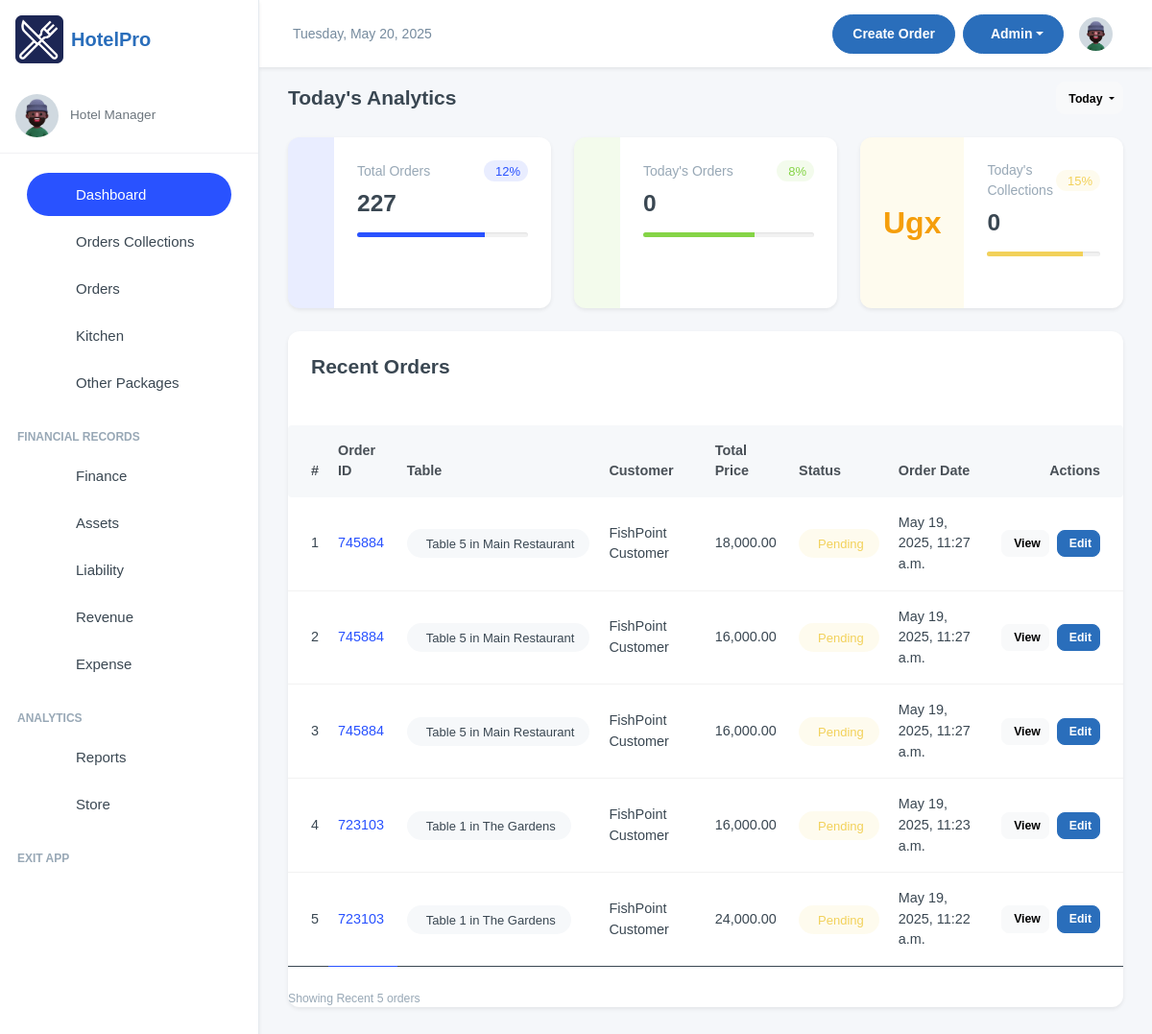
Page /manager/ (signed in) on the earlier database version.
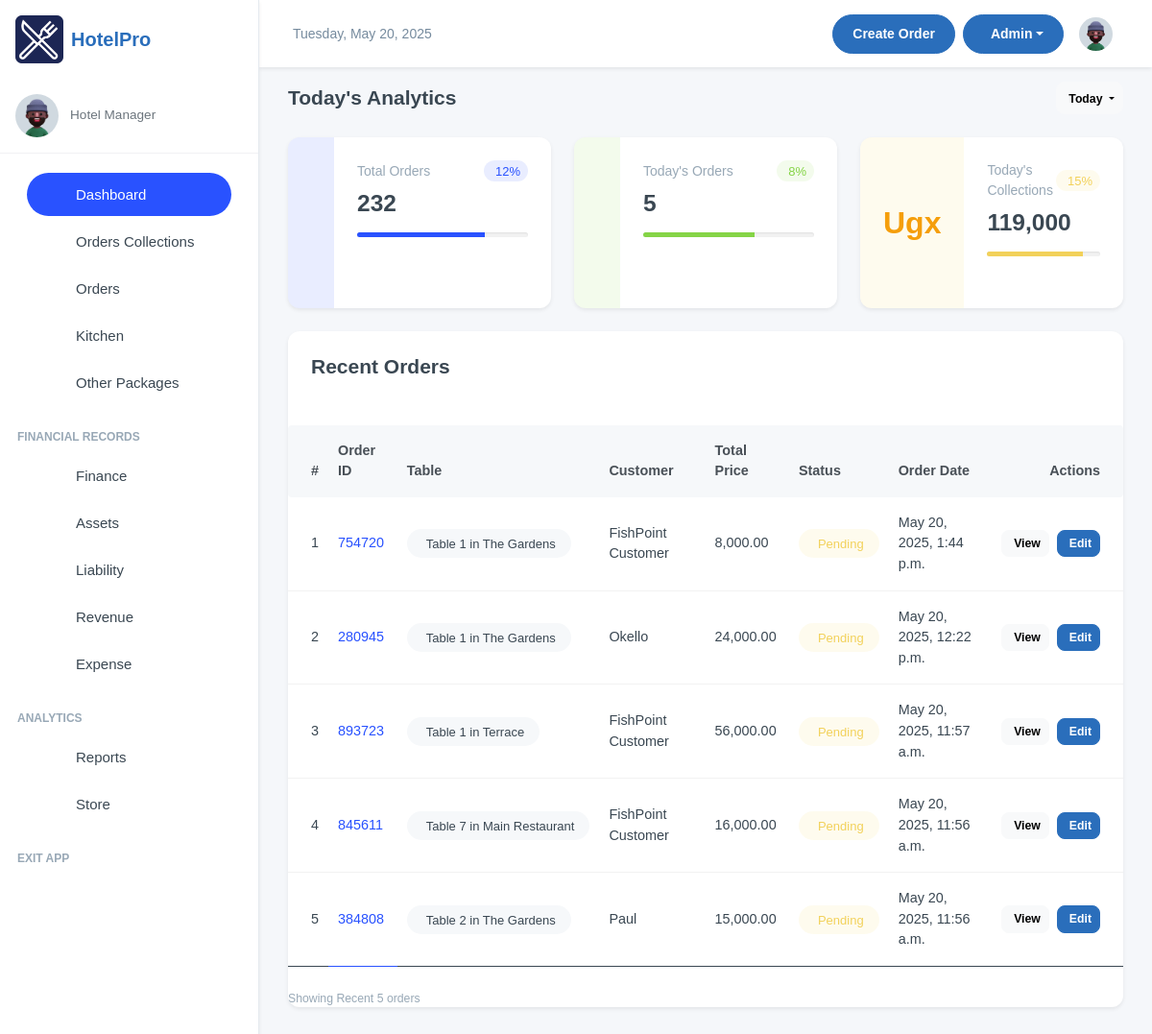
Same page on the later database version.
### inventory/models.py (models this page shows, shortened)
class OrderItem(models.Model):
    ORDER_TYPE_CHOICES = [
        ('Dine-In', 'Dine-In'),
        ('Take-Away', 'Take-Away'),
    ]
    SPECIAL_NOTES_CHOICES = [
        ('strongly spiced', 'strongly spiced'),
        ('midly spiced', 'midly spiced'),
       ( 'chips' , 'chips'),
       ('rice','rice'),
        ('posho', 'posho'),
       ( 'rice_posho','rice_posho' ),
        ('chips_rice', 'chips_rice'),
       ( 'rice_posho', 'rice_posho'),
        ('chips_posho', 'chips_posho')
    ]
    order = models.ForeignKey(OrderTransaction, on_delete=models.CASCADE, related_name='order_items')
    menu_item = models.ForeignKey(MenuItem, on_delete=models.CASCADE, null=True, blank=True)
    order_date = models.DateTimeField(auto_now_add=True)
    customer_name = models.CharField(max_length=255, blank=True, null=True, default="FishPoint Customer")
    dining_area = models.ForeignKey(DiningArea, on_delete=models.SET_NULL, null=True, blank=True)
    table = models.ForeignKey(Table, on_delete=models.SET_NULL, null=True, blank=True)
    total_price =  models.DecimalField(max_digits=10, decimal_places=2, default=Decimal('0.00'))
    quantity = models.IntegerField(blank=True, null=True)
    status = models.CharField(
        max_length=50, default='Pending',
        choices=[('Pending', 'Pending'), ('Preparing', 'Preparing'), ('Cooked', 'Completed'), ('Served', 'Served'), ('Cancelled', 'Cancelled')]
    )
    special_notes = models.CharField(
        default="nothing",
        max_length=50, blank=True, null=True,
        choices=SPECIAL_NOTES_CHOICES
        )
    order_type = models.CharField(
        max_length=10,
        choices=ORDER_TYPE_CHOICES,
        default='Dine-In'
    )
    updated = models.DateField(auto_now=True, blank=True, null=True)
    class Meta:
        verbose_name = 'Order Item'
        verbose_name_plural = 'Order Items'
        ordering = ['-order_date']

class OrderTransaction(models.Model):
    pay_mode = (
        ("NO PAYMENT", "NO PAYMENT"),
        ("CASH", "CASH"),
        ("MOMO PAY", "MOMO PAY"),
        ("AIRTEL PAY", "AIRTEL PAY"),
        ("BANK CARD", "BANK CARD"),
    )
    random_id = models.CharField(max_length=6, unique=True, editable=False, default=generate_random_id)
    customer_name = models.CharField(max_length=255, blank=True, null=True, default="FishPoint Customer")
    dining_area = models.ForeignKey(DiningArea, on_delete=models.SET_NULL, null=True, blank=True)
    table = models.ForeignKey(Table, on_delete=models.SET_NULL, null=True, blank=True )
    special_notes = models.TextField(default="Null")
    created = models.DateField(auto_now_add=True, blank=True, null=True)
    payment_mode = models.CharField(default="NO PAYMENT", max_length=50, choices=pay_mode)
    transaction_id = models.CharField(blank=True, null=True, max_length=100)
    created_by = models.ForeignKey(User, on_delete=models.SET_NULL, null=True, blank=True)
    updated = models.DateField(auto_now=True, blank=True, null=True)
    class Meta:
        ordering = ['-created']

class Table(models.Model):
    table_number = models.IntegerField()
    dining_area = models.ForeignKey(DiningArea, on_delete=models.CASCADE, related_name='tables')
    capacity = models.IntegerField()  # Number of seats at the table
    is_available = models.BooleanField(default=True)
    def __str__(self):
        return f"Table {self.table_number} in {self.dining_area.name}"

class DiningArea(models.Model):
    name = models.CharField(max_length=255)
    description = models.TextField(blank=True, null=True)

### inventory/views.py (the view)
# urls.py: path("", views.dashboard, name="dashboard"),
@login_required(login_url='/user/login/')
def dashboard(request):
    start_of_today = timezone.make_aware(
        datetime.combine(today, datetime.min.time()))
    end_of_today = timezone.make_aware(datetime.combine(
        today + timedelta(days=1), datetime.min.time()))
    orderTodayCount = OrderItem.objects.filter(
        order_date__range=(start_of_today, end_of_today)).count()
    orderCount = OrderItem.objects.count()
    today_total_amount = OrderItem.objects.filter(order_date__range=(
        start_of_today, end_of_today)).aggregate(total=Sum('total_price'))['total'] or 0
    orders = OrderItem.objects.select_related(
        'menu_item').order_by('-order_date')[:5]
    return render(request, "dashboard.html", {
        "orderTodayCount": orderTodayCount,
        "orderCount": orderCount,
        "orders": orders,
        "today_total_amount": today_total_amount,
    })

### inventory/templates/dashboard.html (shortened to what this page needs)
{% extends 'base.html' %}
{% load humanize %}
{% block content %}
{% include 'features/analyticCards.html' %}
{% include 'features/orders.html' %}
{% endblock content %}

### inventory/templates/features/orders.html (shortened to what this page needs)
{% load humanize %}
{% load humanize %}
<div class="card border-0 shadow-sm rounded-4 overflow-hidden mb-4">
  <div class="card-body p-4">
    <div class="d-flex align-items-center justify-content-between mb-4">
      <h4 class="fw-bold m-0">Recent Orders</h4>
      </div>
    </div>
    <div class="table-responsive">
      <table class="table table-hover align-middle">
        <thead class="table-light">
          <tr>
            <th class="ps-4 rounded-start">#</th>
            <th>Order ID</th>
            <th>Table</th>
            <th>Customer</th>
            <th>Total Price</th>
            <th>Status</th>
            <th>Order Date</th>
            <th class="text-end pe-4 rounded-end">Actions</th>
          </tr>
        </thead>
        <tbody>
          {% for order in orders %}
          <tr>
            <td class="ps-4 fw-medium">{{ forloop.counter }}</td>
            <td class="fw-medium text-primary">{{ order.order.random_id }}</td>
            <td>
              <span class="badge bg-light text-dark rounded-pill px-3 py-2">
                {{ order.order.table }}
              </span>
            </td>
            <td>{{ order.order.customer_name }}</td>
            <td class="fw-medium">{{ order.total_price|intcomma  }}</td>
            <td>
              {% if order.status == 'Completed' %}
                <span class="badge bg-success bg-opacity-10 text-success px-3 py-2 rounded-pill">
                  <iconify-icon icon="lucide:check-circle" class="me-1" style="font-size: 14px;"></iconify-icon>
                  {{ order.status }}
                </span>
              {% elif order.status == 'Pending' %}
                <span class="badge bg-warning bg-opacity-10 text-warning px-3 py-2 rounded-pill">
                  {{ order.status }}
                </span>
              {% elif order.status == 'Processing' %}
                <span class="badge bg-info bg-opacity-10 text-info px-3 py-2 rounded-pill">
                  <iconify-icon icon="lucide:loader" class="me-1" style="font-size: 14px;"></iconify-icon>
                  {{ order.status }}
                </span>
              {% else %}
                <span class="badge bg-secondary bg-opacity-10 text-secondary px-3 py-2 rounded-pill">
                  {{ order.status }}
                </span>
              {% endif %}
            </td>
            <td>{{ order.order_date }}</td>
            <td class="text-end pe-4">
              <div class="d-flex justify-content-end gap-2">
                <a href="/manager/orders/{{ order.id }}" class="btn btn-sm btn-light d-flex align-items-center gap-1" data-bs-toggle="tooltip" title="View Details">
                  <span class="d-none d-md-inline">View</span>
                </a>
                <a href="/manager/order/{{ order.id }}/update-status/" class="btn btn-sm btn-primary d-flex align-items-center gap-1" data-bs-toggle="tooltip" title="Edit Order">
                  <span class="d-none d-md-inline">Edit</span>
                </a>
              </div>
            </td>
          </tr>
          {% endfor %}
        </tbody>
      </table>
    </div>
    <div class="d-flex justify-content-between align-items-center mt-4">
      <div class="text-muted small">Showing <span class="fw-medium">Recent</span>  <span class="fw-medium">5</span> orders</div>
    </div>
  </div>
</div>

Differences in the rows shown:
no longer on this page (row unchanged): OrderItem: order.random_id "745884", order.table "Table 5 in Main Restaurant", order.customer_name "FishPoint Customer", total_price "18,000.00", status "Pending", order_date "May 19, 2025, 11:27 a.m."
no longer on this page (row unchanged): OrderItem: order.random_id "745884", order.table "Table 5 in Main Restaurant", order.customer_name "FishPoint Customer", total_price "16,000.00", status "Pending", order_date "May 19, 2025, 11:27 a.m."
no longer on this page (row unchanged): OrderItem: order.random_id "745884", order.table "Table 5 in Main Restaurant", order.customer_name "FishPoint Customer", total_price "16,000.00", status "Pending", order_date "May 19, 2025, 11:27 a.m."
no longer on this page (row unchanged): OrderItem: order.random_id "723103", order.table "Table 1 in The Gardens", order.customer_name "FishPoint Customer", total_price "16,000.00", status "Pending", order_date "May 19, 2025, 11:23 a.m."
no longer on this page (row unchanged): OrderItem: order.random_id "723103", order.table "Table 1 in The Gardens", order.customer_name "FishPoint Customer", total_price "24,000.00", status "Pending", order_date "May 19, 2025, 11:22 a.m."
added OrderItem: order.random_id "754720", order.table "Table 1 in The Gardens", order.customer_name "FishPoint Customer", total_price "8,000.00", status "Pending", order_date "May 20, 2025, 1:44 p.m."
added OrderItem: order.random_id "280945", order.table "Table 1 in The Gardens", order.customer_name "Okello", total_price "24,000.00", status "Pending", order_date "May 20, 2025, 12:22 p.m."
added OrderItem: order.random_id "893723", order.table "Table 1 in Terrace", order.customer_name "FishPoint Customer", total_price "56,000.00", status "Pending", order_date "May 20, 2025, 11:57 a.m."
added OrderItem: order.random_id "845611", order.table "Table 7 in Main Restaurant", order.customer_name "FishPoint Customer", total_price "16,000.00", status "Pending", order_date "May 20, 2025, 11:56 a.m."
added OrderItem: order.random_id "384808", order.table "Table 2 in The Gardens", order.customer_name "Paul", total_price "15,000.00", status "Pending", order_date "May 20, 2025, 11:56 a.m."
Other differences:
{{ orderCount }}: "227" → "232"
{{ orderTodayCount }}: "0" → "5"
{{ today_total_amount|intcomma }}: "0" → "119,000"
